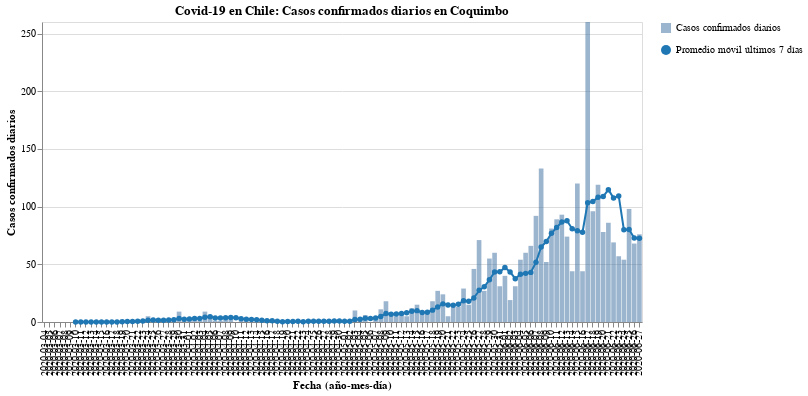

Notebook code cell kept with this figure:
### Code cell
#hide_input
bars, line = my_cases_plot(region)
(bars + line).properties(
    title=f'Covid-19 en Chile: Casos confirmados diarios en {region}',
    width=600
)

### Figure 1 — Vega-Lite specification as saved in the notebook (floating-point values rounded to 4 significant figures)
{"config": {"view": {"continuousWidth": 400, "continuousHeight": 300}}, "layer": [{"mark": {"type": "bar", "opacity": 0.7}, "encoding": {"opacity": {"type": "nominal", "field": "Casos confirmados diarios", "legend": {"title": ""}}, "tooltip": [{"type": "nominal", "field": "Fecha"}, {"type": "quantitative", "field": "Casos confirmados"}], "x": {"type": "nominal", "axis": {"title": "Fecha (año-mes-día)"}, "field": "Fecha"}, "y": {"type": "quantitative", "axis": {"title": "Casos confirmados diarios"}, "field": "Casos confirmados"}}}, {"mark": {"type": "line", "color": "#1f77b4", "point": {"filled": true, "fill": "#1f77b4"}}, "encoding": {"shape": {"type": "nominal", "field": "Promedio móvil últimos 7 días", "legend": {"title": ""}}, "x": {"type": "nominal", "axis": {"title": "Fecha (año-mes-día)"}, "field": "Fecha"}, "y": {"type": "quantitative", "field": "Rolling"}}}], "data": {"name": "data-3182e8210248dc7c70b068ee9263225b"}, "title": "Covid-19 en Chile: Casos confirmados diarios en Coquimbo", "width": 600, "$schema": "https://vega.github.io/schema/vega-lite/v4.8.1.json", "datasets": {"data-3182e8210248dc7c70b068ee9263225b": [{"Fecha": "2020-03-04", "Casos confirmados": 0, "Rolling": null, "Casos confirmados diarios": "Casos confirmados diarios", "Promedio móvil últimos 7 días": "Promedio móvil últimos 7 días"}, {"Fecha": "2020-03-05", "Casos confirmados": 0, "Rolling": null, "Casos confirmados diarios": "Casos confirmados diarios", "Promedio móvil últimos 7 días": "Promedio móvil últimos 7 días"}, {"Fecha": "2020-03-06", "Casos confirmados": 0, "Rolling": null, "Casos confirmados diarios": "Casos confirmados diarios", "Promedio móvil últimos 7 días": "Promedio móvil últimos 7 días"}, {"Fecha": "2020-03-07", "Casos confirmados": 0, "Rolling": null, "Casos confirmados diarios": "Casos confirmados diarios", "Promedio móvil últimos 7 días": "Promedio móvil últimos 7 días"}, {"Fecha": "2020-03-08", "Casos confirmados": 0, "Rolling": null, "Casos confirmados diarios": "Casos confirmados diarios", "Promedio móvil últimos 7 días": "Promedio móvil últimos 7 días"}, {"Fecha": "2020-03-09", "Casos confirmados": 0, "Rolling": null, "Casos confirmados diarios": "Casos confirmados diarios", "Promedio móvil últimos 7 días": "Promedio móvil últimos 7 días"}, {"Fecha": "2020-03-10", "Casos confirmados": 0, "Rolling": 0.0, "Casos confirmados diarios": "Casos confirmados diarios", "Promedio móvil últimos 7 días": "Promedio móvil últimos 7 días"}, {"Fecha": "2020-03-11", "Casos confirmados": 0, "Rolling": 0.0, "Casos confirmados diarios": "Casos confirmados diarios", "Promedio móvil últimos 7 días": "Promedio móvil últimos 7 días"}, {"Fecha": "2020-03-12", "Casos confirmados": 0, "Rolling": 0.0, "Casos confirmados diarios": "Casos confirmados diarios", "Promedio móvil últimos 7 días": "Promedio móvil últimos 7 días"}, {"Fecha": "2020-03-13", "Casos confirmados": 0, "Rolling": 0.0, "Casos confirmados diarios": "Casos confirmados diarios", "Promedio móvil últimos 7 días": "Promedio móvil últimos 7 días"}, {"Fecha": "2020-03-14", "Casos confirmados": 0, "Rolling": 0.0, "Casos confirmados diarios": "Casos confirmados diarios", "Promedio móvil últimos 7 días": "Promedio móvil últimos 7 días"}, {"Fecha": "2020-03-15", "Casos confirmados": 0, "Rolling": 0.0, "Casos confirmados diarios": "Casos confirmados diarios", "Promedio móvil últimos 7 días": "Promedio móvil últimos 7 días"}, {"Fecha": "2020-03-16", "Casos confirmados": 0, "Rolling": 0.0, "Casos confirmados diarios": "Casos confirmados diarios", "Promedio móvil últimos 7 días": "Promedio móvil últimos 7 días"}, {"Fecha": "2020-03-17", "Casos confirmados": 0, "Rolling": 0.0, "Casos confirmados diarios": "Casos confirmados diarios", "Promedio móvil últimos 7 días": "Promedio móvil últimos 7 días"}, {"Fecha": "2020-03-18", "Casos confirmados": 0, "Rolling": 0.0, "Casos confirmados diarios": "Casos confirmados diarios", "Promedio móvil últimos 7 días": "Promedio móvil últimos 7 días"}, {"Fecha": "2020-03-19", "Casos confirmados": 2, "Rolling": 0.2857, "Casos confirmados diarios": "Casos confirmados diarios", "Promedio móvil últimos 7 días": "Promedio móvil últimos 7 días"}, {"Fecha": "2020-03-20", "Casos confirmados": 1, "Rolling": 0.4286, "Casos confirmados diarios": "Casos confirmados diarios", "Promedio móvil últimos 7 días": "Promedio móvil últimos 7 días"}, {"Fecha": "2020-03-21", "Casos confirmados": 0, "Rolling": 0.4286, "Casos confirmados diarios": "Casos confirmados diarios", "Promedio móvil últimos 7 días": "Promedio móvil últimos 7 días"}, {"Fecha": "2020-03-22", "Casos confirmados": 2, "Rolling": 0.7143, "Casos confirmados diarios": "Casos confirmados diarios", "Promedio móvil últimos 7 días": "Promedio móvil últimos 7 días"}, {"Fecha": "2020-03-23", "Casos confirmados": 1, "Rolling": 0.8571, "Casos confirmados diarios": "Casos confirmados diarios", "Promedio móvil últimos 7 días": "Promedio móvil últimos 7 días"}, {"Fecha": "2020-03-24", "Casos confirmados": 5, "Rolling": 1.571, "Casos confirmados diarios": "Casos confirmados diarios", "Promedio móvil últimos 7 días": "Promedio móvil últimos 7 días"}, {"Fecha": "2020-03-25", "Casos confirmados": 1, "Rolling": 1.714, "Casos confirmados diarios": "Casos confirmados diarios", "Promedio móvil últimos 7 días": "Promedio móvil últimos 7 días"}, {"Fecha": "2020-03-26", "Casos confirmados": 1, "Rolling": 1.571, "Casos confirmados diarios": "Casos confirmados diarios", "Promedio móvil últimos 7 días": "Promedio móvil últimos 7 días"}, {"Fecha": "2020-03-27", "Casos confirmados": 1, "Rolling": 1.571, "Casos confirmados diarios": "Casos confirmados diarios", "Promedio móvil últimos 7 días": "Promedio móvil últimos 7 días"}, {"Fecha": "2020-03-28", "Casos confirmados": 1, "Rolling": 1.714, "Casos confirmados diarios": "Casos confirmados diarios", "Promedio móvil últimos 7 días": "Promedio móvil últimos 7 días"}, {"Fecha": "2020-03-29", "Casos confirmados": 3, "Rolling": 1.857, "Casos confirmados diarios": "Casos confirmados diarios", "Promedio móvil últimos 7 días": "Promedio móvil últimos 7 días"}, {"Fecha": "2020-03-30", "Casos confirmados": 9, "Rolling": 3.0, "Casos confirmados diarios": "Casos confirmados diarios", "Promedio móvil últimos 7 días": "Promedio móvil últimos 7 días"}, {"Fecha": "2020-03-31", "Casos confirmados": 1, "Rolling": 2.429, "Casos confirmados diarios": "Casos confirmados diarios", "Promedio móvil últimos 7 días": "Promedio móvil últimos 7 días"}, {"Fecha": "2020-04-01", "Casos confirmados": 2, "Rolling": 2.571, "Casos confirmados diarios": "Casos confirmados diarios", "Promedio móvil últimos 7 días": "Promedio móvil últimos 7 días"}, {"Fecha": "2020-04-02", "Casos confirmados": 4, "Rolling": 3.0, "Casos confirmados diarios": "Casos confirmados diarios", "Promedio móvil últimos 7 días": "Promedio móvil últimos 7 días"}, {"Fecha": "2020-04-03", "Casos confirmados": 1, "Rolling": 3.0, "Casos confirmados diarios": "Casos confirmados diarios", "Promedio móvil últimos 7 días": "Promedio móvil últimos 7 días"}, {"Fecha": "2020-04-04", "Casos confirmados": 9, "Rolling": 4.143, "Casos confirmados diarios": "Casos confirmados diarios", "Promedio móvil últimos 7 días": "Promedio móvil últimos 7 días"}, {"Fecha": "2020-04-05", "Casos confirmados": 6, "Rolling": 4.571, "Casos confirmados diarios": "Casos confirmados diarios", "Promedio móvil últimos 7 días": "Promedio móvil últimos 7 días"}, {"Fecha": "2020-04-06", "Casos confirmados": 1, "Rolling": 3.429, "Casos confirmados diarios": "Casos confirmados diarios", "Promedio móvil últimos 7 días": "Promedio móvil últimos 7 días"}, {"Fecha": "2020-04-07", "Casos confirmados": 1, "Rolling": 3.429, "Casos confirmados diarios": "Casos confirmados diarios", "Promedio móvil últimos 7 días": "Promedio móvil últimos 7 días"}, {"Fecha": "2020-04-08", "Casos confirmados": 4, "Rolling": 3.714, "Casos confirmados diarios": "Casos confirmados diarios", "Promedio móvil últimos 7 días": "Promedio móvil últimos 7 días"}, {"Fecha": "2020-04-09", "Casos confirmados": 5, "Rolling": 3.857, "Casos confirmados diarios": "Casos confirmados diarios", "Promedio móvil últimos 7 días": "Promedio móvil últimos 7 días"}, {"Fecha": "2020-04-10", "Casos confirmados": 0, "Rolling": 3.714, "Casos confirmados diarios": "Casos confirmados diarios", "Promedio móvil últimos 7 días": "Promedio móvil últimos 7 días"}, {"Fecha": "2020-04-11", "Casos confirmados": 3, "Rolling": 2.857, "Casos confirmados diarios": "Casos confirmados diarios", "Promedio móvil últimos 7 días": "Promedio móvil últimos 7 días"}, {"Fecha": "2020-04-12", "Casos confirmados": 2, "Rolling": 2.286, "Casos confirmados diarios": "Casos confirmados diarios", "Promedio móvil últimos 7 días": "Promedio móvil últimos 7 días"}, {"Fecha": "2020-04-13", "Casos confirmados": 0, "Rolling": 2.143, "Casos confirmados diarios": "Casos confirmados diarios", "Promedio móvil últimos 7 días": "Promedio móvil últimos 7 días"}, {"Fecha": "2020-04-14", "Casos confirmados": 0, "Rolling": 2.0, "Casos confirmados diarios": "Casos confirmados diarios", "Promedio móvil últimos 7 días": "Promedio móvil últimos 7 días"}, {"Fecha": "2020-04-15", "Casos confirmados": 0, "Rolling": 1.429, "Casos confirmados diarios": "Casos confirmados diarios", "Promedio móvil últimos 7 días": "Promedio móvil últimos 7 días"}, {"Fecha": "2020-04-16", "Casos confirmados": 2, "Rolling": 1.0, "Casos confirmados diarios": "Casos confirmados diarios", "Promedio móvil últimos 7 días": "Promedio móvil últimos 7 días"}, {"Fecha": "2020-04-17", "Casos confirmados": 0, "Rolling": 1.0, "Casos confirmados diarios": "Casos confirmados diarios", "Promedio móvil últimos 7 días": "Promedio móvil últimos 7 días"}, {"Fecha": "2020-04-18", "Casos confirmados": 0, "Rolling": 0.5714, "Casos confirmados diarios": "Casos confirmados diarios", "Promedio móvil últimos 7 días": "Promedio móvil últimos 7 días"}, {"Fecha": "2020-04-19", "Casos confirmados": 0, "Rolling": 0.2857, "Casos confirmados diarios": "Casos confirmados diarios", "Promedio móvil últimos 7 días": "Promedio móvil últimos 7 días"}, {"Fecha": "2020-04-20", "Casos confirmados": 1, "Rolling": 0.4286, "Casos confirmados diarios": "Casos confirmados diarios", "Promedio móvil últimos 7 días": "Promedio móvil últimos 7 días"}, {"Fecha": "2020-04-21", "Casos confirmados": 0, "Rolling": 0.4286, "Casos confirmados diarios": "Casos confirmados diarios", "Promedio móvil últimos 7 días": "Promedio móvil últimos 7 días"}, {"Fecha": "2020-04-22", "Casos confirmados": 1, "Rolling": 0.5714, "Casos confirmados diarios": "Casos confirmados diarios", "Promedio móvil últimos 7 días": "Promedio móvil últimos 7 días"}, {"Fecha": "2020-04-23", "Casos confirmados": 0, "Rolling": 0.2857, "Casos confirmados diarios": "Casos confirmados diarios", "Promedio móvil últimos 7 días": "Promedio móvil últimos 7 días"}, {"Fecha": "2020-04-24", "Casos confirmados": 2, "Rolling": 0.5714, "Casos confirmados diarios": "Casos confirmados diarios", "Promedio móvil últimos 7 días": "Promedio móvil últimos 7 días"}, {"Fecha": "2020-04-25", "Casos confirmados": 1, "Rolling": 0.7143, "Casos confirmados diarios": "Casos confirmados diarios", "Promedio móvil últimos 7 días": "Promedio móvil últimos 7 días"}, {"Fecha": "2020-04-26", "Casos confirmados": 0, "Rolling": 0.7143, "Casos confirmados diarios": "Casos confirmados diarios", "Promedio móvil últimos 7 días": "Promedio móvil últimos 7 días"}, {"Fecha": "2020-04-27", "Casos confirmados": 1, "Rolling": 0.7143, "Casos confirmados diarios": "Casos confirmados diarios", "Promedio móvil últimos 7 días": "Promedio móvil últimos 7 días"}, {"Fecha": "2020-04-28", "Casos confirmados": 0, "Rolling": 0.7143, "Casos confirmados diarios": "Casos confirmados diarios", "Promedio móvil últimos 7 días": "Promedio móvil últimos 7 días"}, {"Fecha": "2020-04-29", "Casos confirmados": 2, "Rolling": 0.8571, "Casos confirmados diarios": "Casos confirmados diarios", "Promedio móvil últimos 7 días": "Promedio móvil últimos 7 días"}, {"Fecha": "2020-04-30", "Casos confirmados": 0, "Rolling": 0.8571, "Casos confirmados diarios": "Casos confirmados diarios", "Promedio móvil últimos 7 días": "Promedio móvil últimos 7 días"}, {"Fecha": "2020-05-01", "Casos confirmados": 1, "Rolling": 0.7143, "Casos confirmados diarios": "Casos confirmados diarios", "Promedio móvil últimos 7 días": "Promedio móvil últimos 7 días"}, {"Fecha": "2020-05-02", "Casos confirmados": 1, "Rolling": 0.7143, "Casos confirmados diarios": "Casos confirmados diarios", "Promedio móvil últimos 7 días": "Promedio móvil últimos 7 días"}, {"Fecha": "2020-05-03", "Casos confirmados": 10, "Rolling": 2.143, "Casos confirmados diarios": "Casos confirmados diarios", "Promedio móvil últimos 7 días": "Promedio móvil últimos 7 días"}, {"Fecha": "2020-05-04", "Casos confirmados": 3, "Rolling": 2.429, "Casos confirmados diarios": "Casos confirmados diarios", "Promedio móvil últimos 7 días": "Promedio móvil últimos 7 días"}, {"Fecha": "2020-05-05", "Casos confirmados": 6, "Rolling": 3.286, "Casos confirmados diarios": "Casos confirmados diarios", "Promedio móvil últimos 7 días": "Promedio móvil últimos 7 días"}, {"Fecha": "2020-05-06", "Casos confirmados": 0, "Rolling": 3.0, "Casos confirmados diarios": "Casos confirmados diarios", "Promedio móvil últimos 7 días": "Promedio móvil últimos 7 días"}, {"Fecha": "2020-05-07", "Casos confirmados": 3, "Rolling": 3.429, "Casos confirmados diarios": "Casos confirmados diarios", "Promedio móvil últimos 7 días": "Promedio móvil últimos 7 días"}, {"Fecha": "2020-05-08", "Casos confirmados": 11, "Rolling": 4.857, "Casos confirmados diarios": "Casos confirmados diarios", "Promedio móvil últimos 7 días": "Promedio móvil últimos 7 días"}, {"Fecha": "2020-05-09", "Casos confirmados": 18, "Rolling": 7.286, "Casos confirmados diarios": "Casos confirmados diarios", "Promedio móvil últimos 7 días": "Promedio móvil últimos 7 días"}, {"Fecha": "2020-05-10", "Casos confirmados": 6, "Rolling": 6.714, "Casos confirmados diarios": "Casos confirmados diarios", "Promedio móvil últimos 7 días": "Promedio móvil últimos 7 días"}, {"Fecha": "2020-05-11", "Casos confirmados": 5, "Rolling": 7.0, "Casos confirmados diarios": "Casos confirmados diarios", "Promedio móvil últimos 7 días": "Promedio móvil últimos 7 días"}, {"Fecha": "2020-05-12", "Casos confirmados": 8, "Rolling": 7.286, "Casos confirmados diarios": "Casos confirmados diarios", "Promedio móvil últimos 7 días": "Promedio móvil últimos 7 días"}, {"Fecha": "2020-05-13", "Casos confirmados": 5, "Rolling": 8.0, "Casos confirmados diarios": "Casos confirmados diarios", "Promedio móvil últimos 7 días": "Promedio móvil últimos 7 días"}, {"Fecha": "2020-05-14", "Casos confirmados": 12, "Rolling": 9.286, "Casos confirmados diarios": "Casos confirmados diarios", "Promedio móvil últimos 7 días": "Promedio móvil últimos 7 días"}, {"Fecha": "2020-05-15", "Casos confirmados": 15, "Rolling": 9.857, "Casos confirmados diarios": "Casos confirmados diarios", "Promedio móvil últimos 7 días": "Promedio móvil últimos 7 días"}, {"Fecha": "2020-05-16", "Casos confirmados": 7, "Rolling": 8.286, "Casos confirmados diarios": "Casos confirmados diarios", "Promedio móvil últimos 7 días": "Promedio móvil últimos 7 días"}, {"Fecha": "2020-05-17", "Casos confirmados": 7, "Rolling": 8.429, "Casos confirmados diarios": "Casos confirmados diarios", "Promedio móvil últimos 7 días": "Promedio móvil últimos 7 días"}, {"Fecha": "2020-05-18", "Casos confirmados": 18, "Rolling": 10.29, "Casos confirmados diarios": "Casos confirmados diarios", "Promedio móvil últimos 7 días": "Promedio móvil últimos 7 días"}, {"Fecha": "2020-05-19", "Casos confirmados": 27, "Rolling": 13.0, "Casos confirmados diarios": "Casos confirmados diarios", "Promedio móvil últimos 7 días": "Promedio móvil últimos 7 días"}, {"Fecha": "2020-05-20", "Casos confirmados": 24, "Rolling": 15.71, "Casos confirmados diarios": "Casos confirmados diarios", "Promedio móvil últimos 7 días": "Promedio móvil últimos 7 días"}, {"Fecha": "2020-05-21", "Casos confirmados": 5, "Rolling": 14.71, "Casos confirmados diarios": "Casos confirmados diarios", "Promedio móvil últimos 7 días": "Promedio móvil últimos 7 días"}, {"Fecha": "2020-05-22", "Casos confirmados": 13, "Rolling": 14.43, "Casos confirmados diarios": "Casos confirmados diarios", "Promedio móvil últimos 7 días": "Promedio móvil últimos 7 días"}, {"Fecha": "2020-05-23", "Casos confirmados": 13, "Rolling": 15.29, "Casos confirmados diarios": "Casos confirmados diarios", "Promedio móvil últimos 7 días": "Promedio móvil últimos 7 días"}, {"Fecha": "2020-05-24", "Casos confirmados": 29, "Rolling": 18.43, "Casos confirmados diarios": "Casos confirmados diarios", "Promedio móvil últimos 7 días": "Promedio móvil últimos 7 días"}, {"Fecha": "2020-05-25", "Casos confirmados": 15, "Rolling": 18.0, "Casos confirmados diarios": "Casos confirmados diarios", "Promedio móvil últimos 7 días": "Promedio móvil últimos 7 días"}, {"Fecha": "2020-05-26", "Casos confirmados": 46, "Rolling": 20.71, "Casos confirmados diarios": "Casos confirmados diarios", "Promedio móvil últimos 7 días": "Promedio móvil últimos 7 días"}, {"Fecha": "2020-05-27", "Casos confirmados": 71, "Rolling": 27.43, "Casos confirmados diarios": "Casos confirmados diarios", "Promedio móvil últimos 7 días": "Promedio móvil últimos 7 días"}, {"Fecha": "2020-05-28", "Casos confirmados": 27, "Rolling": 30.57, "Casos confirmados diarios": "Casos confirmados diarios", "Promedio móvil últimos 7 días": "Promedio móvil últimos 7 días"}, {"Fecha": "2020-05-29", "Casos confirmados": 55, "Rolling": 36.57, "Casos confirmados diarios": "Casos confirmados diarios", "Promedio móvil últimos 7 días": "Promedio móvil últimos 7 días"}, {"Fecha": "2020-05-30", "Casos confirmados": 60, "Rolling": 43.29, "Casos confirmados diarios": "Casos confirmados diarios", "Promedio móvil últimos 7 días": "Promedio móvil últimos 7 días"}, {"Fecha": "2020-05-31", "Casos confirmados": 31, "Rolling": 43.57, "Casos confirmados diarios": "Casos confirmados diarios", "Promedio móvil últimos 7 días": "Promedio móvil últimos 7 días"}, {"Fecha": "2020-06-01", "Casos confirmados": 40, "Rolling": 47.14, "Casos confirmados diarios": "Casos confirmados diarios", "Promedio móvil últimos 7 días": "Promedio móvil últimos 7 días"}, {"Fecha": "2020-06-02", "Casos confirmados": 19, "Rolling": 43.29, "Casos confirmados diarios": "Casos confirmados diarios", "Promedio móvil últimos 7 días": "Promedio móvil últimos 7 días"}, {"Fecha": "2020-06-03", "Casos confirmados": 31, "Rolling": 37.57, "Casos confirmados diarios": "Casos confirmados diarios", "Promedio móvil últimos 7 días": "Promedio móvil últimos 7 días"}, {"Fecha": "2020-06-04", "Casos confirmados": 54, "Rolling": 41.43, "Casos confirmados diarios": "Casos confirmados diarios", "Promedio móvil últimos 7 días": "Promedio móvil últimos 7 días"}, {"Fecha": "2020-06-05", "Casos confirmados": 60, "Rolling": 42.14, "Casos confirmados diarios": "Casos confirmados diarios", "Promedio móvil últimos 7 días": "Promedio móvil últimos 7 días"}, {"Fecha": "2020-06-06", "Casos confirmados": 66, "Rolling": 43.0, "Casos confirmados diarios": "Casos confirmados diarios", "Promedio móvil últimos 7 días": "Promedio móvil últimos 7 días"}, {"Fecha": "2020-06-07", "Casos confirmados": 92, "Rolling": 51.71, "Casos confirmados diarios": "Casos confirmados diarios", "Promedio móvil últimos 7 días": "Promedio móvil últimos 7 días"}, {"Fecha": "2020-06-08", "Casos confirmados": 133, "Rolling": 65.0, "Casos confirmados diarios": "Casos confirmados diarios", "Promedio móvil últimos 7 días": "Promedio móvil últimos 7 días"}, {"Fecha": "2020-06-09", "Casos confirmados": 52, "Rolling": 69.71, "Casos confirmados diarios": "Casos confirmados diarios", "Promedio móvil últimos 7 días": "Promedio móvil últimos 7 días"}, {"Fecha": "2020-06-10", "Casos confirmados": 81, "Rolling": 76.86, "Casos confirmados diarios": "Casos confirmados diarios", "Promedio móvil últimos 7 días": "Promedio móvil últimos 7 días"}, {"Fecha": "2020-06-11", "Casos confirmados": 89, "Rolling": 81.86, "Casos confirmados diarios": "Casos confirmados diarios", "Promedio móvil últimos 7 días": "Promedio móvil últimos 7 días"}, {"Fecha": "2020-06-12", "Casos confirmados": 93, "Rolling": 86.57, "Casos confirmados diarios": "Casos confirmados diarios", "Promedio móvil últimos 7 días": "Promedio móvil últimos 7 días"}, {"Fecha": "2020-06-13", "Casos confirmados": 74, "Rolling": 87.71, "Casos confirmados diarios": "Casos confirmados diarios", "Promedio móvil últimos 7 días": "Promedio móvil últimos 7 días"}, {"Fecha": "2020-06-14", "Casos confirmados": 44, "Rolling": 80.86, "Casos confirmados diarios": "Casos confirmados diarios", "Promedio móvil últimos 7 días": "Promedio móvil últimos 7 días"}, {"Fecha": "2020-06-15", "Casos confirmados": 120, "Rolling": 79.0, "Casos confirmados diarios": "Casos confirmados diarios", "Promedio móvil últimos 7 días": "Promedio móvil últimos 7 días"}, {"Fecha": "2020-06-16", "Casos confirmados": 44, "Rolling": 77.86, "Casos confirmados diarios": "Casos confirmados diarios", "Promedio móvil últimos 7 días": "Promedio móvil últimos 7 días"}, {"Fecha": "2020-06-17", "Casos confirmados": 260, "Rolling": 103.4, "Casos confirmados diarios": "Casos confirmados diarios", "Promedio móvil últimos 7 días": "Promedio móvil últimos 7 días"}, {"Fecha": "2020-06-18", "Casos confirmados": 96, "Rolling": 104.4, "Casos confirmados diarios": "Casos confirmados diarios", "Promedio móvil últimos 7 días": "Promedio móvil últimos 7 días"}, {"Fecha": "2020-06-19", "Casos confirmados": 119, "Rolling": 108.1, "Casos confirmados diarios": "Casos confirmados diarios", "Promedio móvil últimos 7 días": "Promedio móvil últimos 7 días"}, {"Fecha": "2020-06-20", "Casos confirmados": 78, "Rolling": 108.7, "Casos confirmados diarios": "Casos confirmados diarios", "Promedio móvil últimos 7 días": "Promedio móvil últimos 7 días"}, {"Fecha": "2020-06-21", "Casos confirmados": 86, "Rolling": 114.7, "Casos confirmados diarios": "Casos confirmados diarios", "Promedio móvil últimos 7 días": "Promedio móvil últimos 7 días"}, {"Fecha": "2020-06-22", "Casos confirmados": 69, "Rolling": 107.4, "Casos confirmados diarios": "Casos confirmados diarios", "Promedio móvil últimos 7 días": "Promedio móvil últimos 7 días"}, {"Fecha": "2020-06-23", "Casos confirmados": 57, "Rolling": 109.3, "Casos confirmados diarios": "Casos confirmados diarios", "Promedio móvil últimos 7 días": "Promedio móvil últimos 7 días"}, {"Fecha": "2020-06-24", "Casos confirmados": 54, "Rolling": 79.86, "Casos confirmados diarios": "Casos confirmados diarios", "Promedio móvil últimos 7 días": "Promedio móvil últimos 7 días"}, {"Fecha": "2020-06-25", "Casos confirmados": 98, "Rolling": 80.14, "Casos confirmados diarios": "Casos confirmados diarios", "Promedio móvil últimos 7 días": "Promedio móvil últimos 7 días"}, {"Fecha": "2020-06-26", "Casos confirmados": 68, "Rolling": 72.86, "Casos confirmados diarios": "Casos confirmados diarios", "Promedio móvil últimos 7 días": "Promedio móvil últimos 7 días"}, {"Fecha": "2020-06-27", "Casos confirmados": 76, "Rolling": 72.57, "Casos confirmados diarios": "Casos confirmados diarios", "Promedio móvil últimos 7 días": "Promedio móvil últimos 7 días"}]}}
